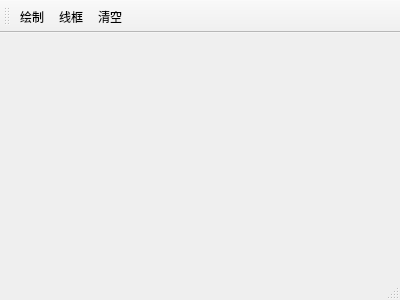
<?xml version="1.0" encoding="UTF-8"?>
<ui version="4.0">
 <class>MainWindow</class>
 <widget class="QMainWindow" name="MainWindow">
  <property name="geometry">
   <rect>
    <x>0</x>
    <y>0</y>
    <width>400</width>
    <height>300</height>
   </rect>
  </property>
  <property name="windowTitle">
   <string>MainWindow</string>
  </property>
  <widget class="QWidget" name="centralWidget"/>
  <widget class="QMenuBar" name="menuBar">
   <property name="geometry">
    <rect>
     <x>0</x>
     <y>0</y>
     <width>400</width>
     <height>23</height>
    </rect>
   </property>
  </widget>
  <widget class="QToolBar" name="mainToolBar">
   <attribute name="toolBarArea">
    <enum>TopToolBarArea</enum>
   </attribute>
   <attribute name="toolBarBreak">
    <bool>false</bool>
   </attribute>
   <addaction name="actionDraw"/>
   <addaction name="actionWireFrame"/>
   <addaction name="actionClear"/>
  </widget>
  <widget class="QStatusBar" name="statusBar"/>
  <action name="actionDraw">
   <property name="text">
    <string>绘制</string>
   </property>
  </action>
  <action name="actionWireFrame">
   <property name="text">
    <string>线框</string>
   </property>
  </action>
  <action name="actionClear">
   <property name="text">
    <string>清空</string>
   </property>
  </action>
 </widget>
 <layoutdefault spacing="6" margin="11"/>
 <resources/>
 <connections/>
</ui>
